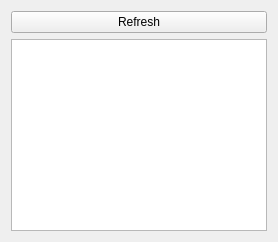
<?xml version="1.0" encoding="UTF-8"?>
<ui version="4.0">
 <class>QtProductsPage</class>
 <widget class="QWidget" name="QtProductsPage">
  <layout class="QVBoxLayout" name="rootLayout">
   <item>
    <widget class="QPushButton" name="refreshButton">
     <property name="text">
      <string>Refresh</string>
     </property>
    </widget>
   </item>
   <item>
    <widget class="QTableWidget" name="productsTable"/>
   </item>
  </layout>
 </widget>
 <resources/>
 <connections/>
</ui>
